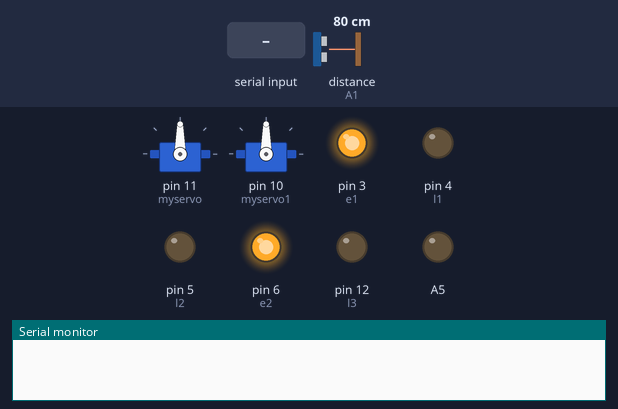
A sketch run on a simulated Arduino Uno, built with avr-gcc and run on an emulated ATmega328P. Shown: 2 × servo, output pins drawn as LEDs (lit = HIGH), the last lines printed to the serial monitor. Wiring (inferred from the names in the program): ultrasonic range finder: trigger A0; echo A1. Inputs (shaded band) come from the test bench; at power-on: distance to the obstacle (sensor on A1) 80 cm. The echo pulse lasts 58.3 µs per cm; pins used as bus, display or sensor lines are not drawn.

Above: at 1.2 s.
1.3 s: byte 105 (105) received over Serial
4.3 s: "a" received over Serial
At 4.8 s:
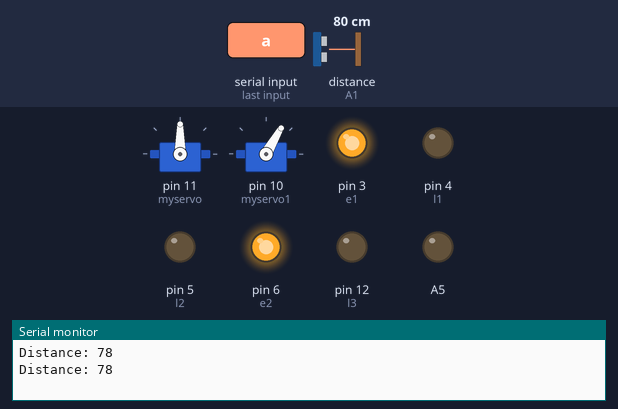
5.9 s: byte 103 (103) received over Serial
At 7.1 s:
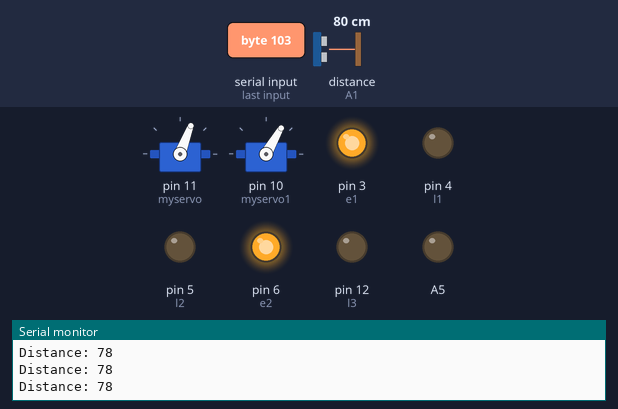
7.4 s: byte 104 (104) received over Serial
At 8.3 s:
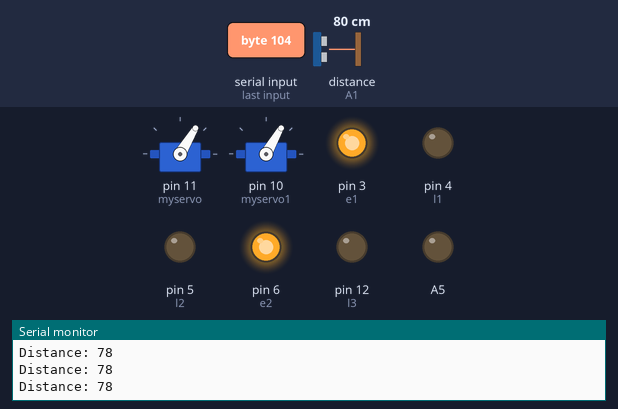
8.9 s: "b" received over Serial
At 9.6 s:
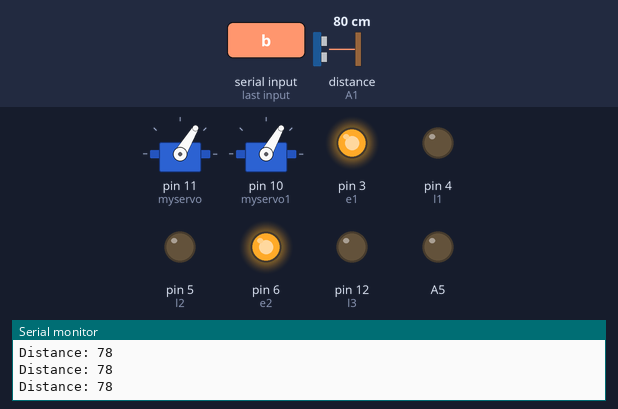
10.5 s: "d" received over Serial
At 12.0 s:
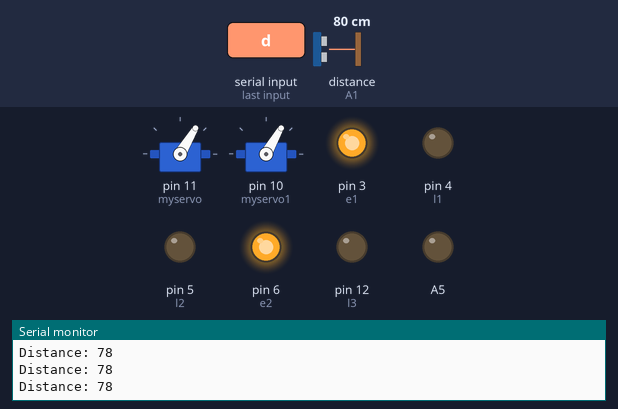
Timing chart, 0 to 13.1 s (numbered marks = the images above; inputs shaded):
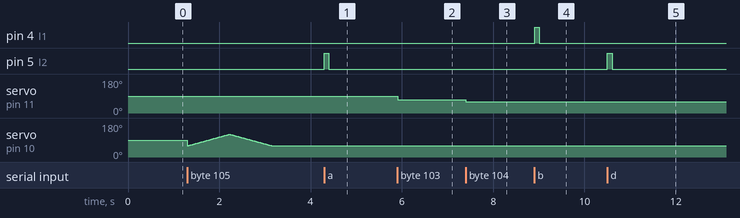

Measured:
- after the input at 4.3 s, pin 5 (l2): LOW → HIGH at once, → LOW 0.10 s later
- after the input at 5.9 s, servo on pin 11 (myservo): 90° → 69° at once
- after the input at 7.4 s, servo on pin 11 (myservo): 69° → 59° at once
- after the input at 8.9 s, pin 4 (l1): LOW → HIGH at once, → LOW 0.10 s later
- after the input at 10.5 s, pin 5 (l2): LOW → HIGH at once, → LOW 0.10 s later

The sketch:

spy_arduino.ino
```cpp
#include<Servo.h>
#define e1 3
#define l1 4
#define l2 5
#define r1 2
#define r2 7
#define e2 6
#define l3 12
const int trigPin = A0;
const int echoPin = A1;
Servo myservo,myservo1;
int pos = 90;
int incomingByte=0;
int d = 10;            // step size
bool toggle = true;
bool boggle = true;


long duration;
int distance;

void setup() {
  Serial.begin(9600);
  myservo.attach(11);
  myservo1.attach(10);
  myservo1.write(90);
  pinMode(e1,OUTPUT);
  pinMode(e2,OUTPUT);
  pinMode(l1,OUTPUT);
  pinMode(l2,OUTPUT);
  pinMode(r1,OUTPUT);
  pinMode(r2,OUTPUT);
  pinMode(11,OUTPUT);
  pinMode(l3,OUTPUT);
  pinMode(A5,OUTPUT);
  pinMode(A0, OUTPUT);
  pinMode(A1, INPUT);


  analogWrite(e1,255);
  analogWrite(e2,255);


}

void loop() {

  digitalWrite(A0, LOW);
  delayMicroseconds(2);

digitalWrite(A0, HIGH);
delayMicroseconds(10);
digitalWrite(A0, LOW);
// Reads the echoPin, returns the sound wave travel time in microseconds
duration = pulseIn(A1, HIGH);
// Calculating the distance
distance= duration*0.034/2;
// Prints the distance on the Serial Monitor


  if (Serial.available() > 0) {

    incomingByte = Serial.read();
    //Serial.println(incomingByte);
    if(incomingByte==97){      //a
      forward();
    }
    else if(incomingByte==98){    //b
      back();
    }
    else if(incomingByte==99){     //c
        left();
    }
    else if(incomingByte==100){    //d
      right();
    }
    else if(incomingByte==101){    //e
      led();
    }
    else if(incomingByte==102){    //f
      buzzer();
    }
    else if(incomingByte==103){    //g
      angleup();
    }
    else if(incomingByte==104){    //h
      angledown();
    }
    else if(incomingByte==105){    //i
      actuator();
    }
    else if(incomingByte==106){    //j
      ultra();
    }
    //Serial.println(pos);
    ultra();
  }
  }
void led()
{
  if(toggle){
  digitalWrite(l3,HIGH);}
  else{
    digitalWrite(l3,LOW);
  }
  toggle = ! toggle;
}


void back(){
  digitalWrite(l1,HIGH);
  digitalWrite(l2,LOW);
  digitalWrite(r1,HIGH);
  digitalWrite(r2,LOW);
  delay(100);
  low();

}
void forward(){
  digitalWrite(l1,LOW);
  digitalWrite(l2,HIGH);
  digitalWrite(r1,LOW);
  digitalWrite(r2,HIGH);
  delay(100);
  low();

}
void right(){
  digitalWrite(l1,LOW);
  digitalWrite(l2,HIGH);
  digitalWrite(r1,HIGH);
  digitalWrite(r2,LOW);
  delay(100);
  low();

}
void left(){
  digitalWrite(l1,HIGH);
  digitalWrite(l2,LOW);
  digitalWrite(r1,LOW);
  digitalWrite(r2,HIGH);
  delay(100);
  low();

}
void buzzer(){
    if(boggle){
  digitalWrite(A5,HIGH);}
  else{
    digitalWrite(A5,LOW);
  }
  boggle = ! boggle;
}


void low(){
  digitalWrite(l1,LOW);
  digitalWrite(l2,LOW);
  digitalWrite(r1,LOW);
  digitalWrite(r2,LOW);
}

void angleup(){
  myservo.write(pos+d);
  pos +=d;
  if(pos>180)
    pos = 180;
}

void angledown(){
  myservo.write(pos-d);
  pos-=d;
  if(pos<0)
    pos = 0;
}


void actuator(){
  for (pos = 60; pos <= 120; pos += 1) {
    // in steps of 1 degree
    myservo1.write(pos);
    delay(15);
  }
  for (pos = 120; pos >= 60; pos -= 1) {
    myservo1.write(pos);
    delay(15);
  }
}


void ultra(){

Serial.print("Distance: ");
Serial.println(distance);
}
```
